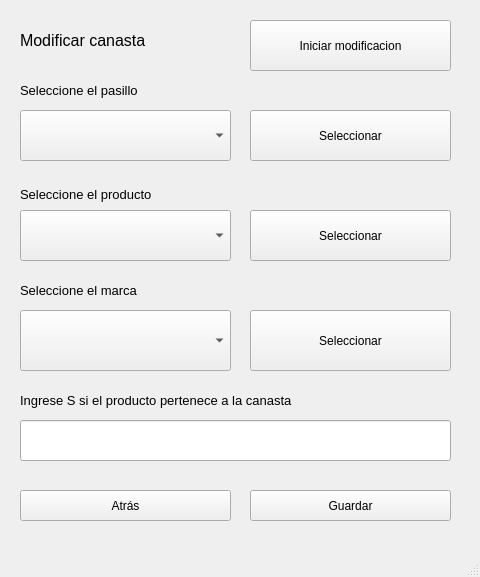
<?xml version="1.0" encoding="UTF-8"?>
<ui version="4.0">
 <class>window_modify_basket</class>
 <widget class="QMainWindow" name="window_modify_basket">
  <property name="geometry">
   <rect>
    <x>0</x>
    <y>0</y>
    <width>480</width>
    <height>577</height>
   </rect>
  </property>
  <property name="windowTitle">
   <string>MainWindow</string>
  </property>
  <widget class="QWidget" name="centralwidget">
   <widget class="QLabel" name="label">
    <property name="geometry">
     <rect>
      <x>20</x>
      <y>20</y>
      <width>231</width>
      <height>41</height>
     </rect>
    </property>
    <property name="font">
     <font>
      <pointsize>12</pointsize>
     </font>
    </property>
    <property name="text">
     <string>Modificar canasta</string>
    </property>
   </widget>
   <widget class="QLineEdit" name="lineEdit">
    <property name="geometry">
     <rect>
      <x>20</x>
      <y>420</y>
      <width>431</width>
      <height>41</height>
     </rect>
    </property>
   </widget>
   <widget class="QPushButton" name="back">
    <property name="geometry">
     <rect>
      <x>20</x>
      <y>490</y>
      <width>211</width>
      <height>31</height>
     </rect>
    </property>
    <property name="text">
     <string>Atrás</string>
    </property>
   </widget>
   <widget class="QLabel" name="label_4">
    <property name="geometry">
     <rect>
      <x>20</x>
      <y>280</y>
      <width>211</width>
      <height>21</height>
     </rect>
    </property>
    <property name="font">
     <font>
      <pointsize>10</pointsize>
     </font>
    </property>
    <property name="text">
     <string>Seleccione el marca</string>
    </property>
   </widget>
   <widget class="QPushButton" name="pasilloButton">
    <property name="geometry">
     <rect>
      <x>250</x>
      <y>110</y>
      <width>201</width>
      <height>51</height>
     </rect>
    </property>
    <property name="text">
     <string>Seleccionar</string>
    </property>
   </widget>
   <widget class="QLabel" name="label_3">
    <property name="geometry">
     <rect>
      <x>20</x>
      <y>179</y>
      <width>211</width>
      <height>31</height>
     </rect>
    </property>
    <property name="font">
     <font>
      <pointsize>10</pointsize>
     </font>
    </property>
    <property name="text">
     <string>Seleccione el producto</string>
    </property>
   </widget>
   <widget class="QPushButton" name="save">
    <property name="geometry">
     <rect>
      <x>250</x>
      <y>490</y>
      <width>201</width>
      <height>31</height>
     </rect>
    </property>
    <property name="text">
     <string>Guardar</string>
    </property>
   </widget>
   <widget class="QPushButton" name="marcaButton">
    <property name="geometry">
     <rect>
      <x>250</x>
      <y>310</y>
      <width>201</width>
      <height>61</height>
     </rect>
    </property>
    <property name="text">
     <string>Seleccionar</string>
    </property>
   </widget>
   <widget class="QComboBox" name="marca">
    <property name="geometry">
     <rect>
      <x>20</x>
      <y>310</y>
      <width>211</width>
      <height>61</height>
     </rect>
    </property>
   </widget>
   <widget class="QLabel" name="label_5">
    <property name="geometry">
     <rect>
      <x>20</x>
      <y>390</y>
      <width>431</width>
      <height>21</height>
     </rect>
    </property>
    <property name="font">
     <font>
      <pointsize>10</pointsize>
     </font>
    </property>
    <property name="text">
     <string>Ingrese S si el producto pertenece a la canasta</string>
    </property>
   </widget>
   <widget class="QPushButton" name="prodButton">
    <property name="geometry">
     <rect>
      <x>250</x>
      <y>210</y>
      <width>201</width>
      <height>51</height>
     </rect>
    </property>
    <property name="text">
     <string>Seleccionar</string>
    </property>
   </widget>
   <widget class="QLabel" name="label_2">
    <property name="geometry">
     <rect>
      <x>20</x>
      <y>80</y>
      <width>211</width>
      <height>21</height>
     </rect>
    </property>
    <property name="font">
     <font>
      <pointsize>10</pointsize>
     </font>
    </property>
    <property name="text">
     <string>Seleccione el pasillo</string>
    </property>
   </widget>
   <widget class="QComboBox" name="prods">
    <property name="geometry">
     <rect>
      <x>20</x>
      <y>210</y>
      <width>211</width>
      <height>51</height>
     </rect>
    </property>
   </widget>
   <widget class="QComboBox" name="halls">
    <property name="geometry">
     <rect>
      <x>20</x>
      <y>110</y>
      <width>211</width>
      <height>51</height>
     </rect>
    </property>
   </widget>
   <widget class="QPushButton" name="start">
    <property name="geometry">
     <rect>
      <x>250</x>
      <y>20</y>
      <width>201</width>
      <height>51</height>
     </rect>
    </property>
    <property name="text">
     <string>Iniciar modificacion</string>
    </property>
   </widget>
  </widget>
  <widget class="QMenuBar" name="menubar">
   <property name="geometry">
    <rect>
     <x>0</x>
     <y>0</y>
     <width>480</width>
     <height>17</height>
    </rect>
   </property>
  </widget>
  <widget class="QStatusBar" name="statusbar"/>
 </widget>
 <resources/>
 <connections/>
</ui>
